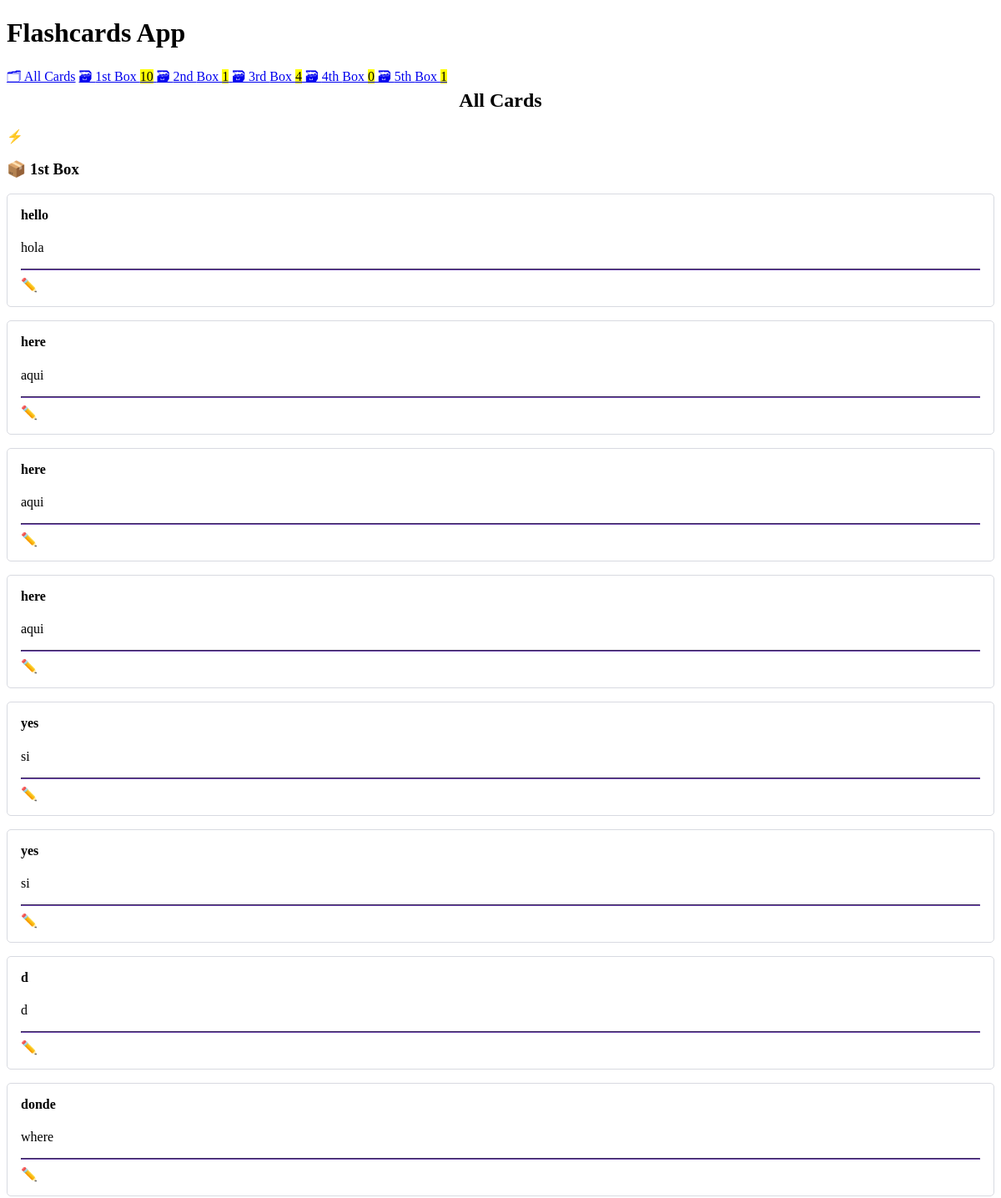
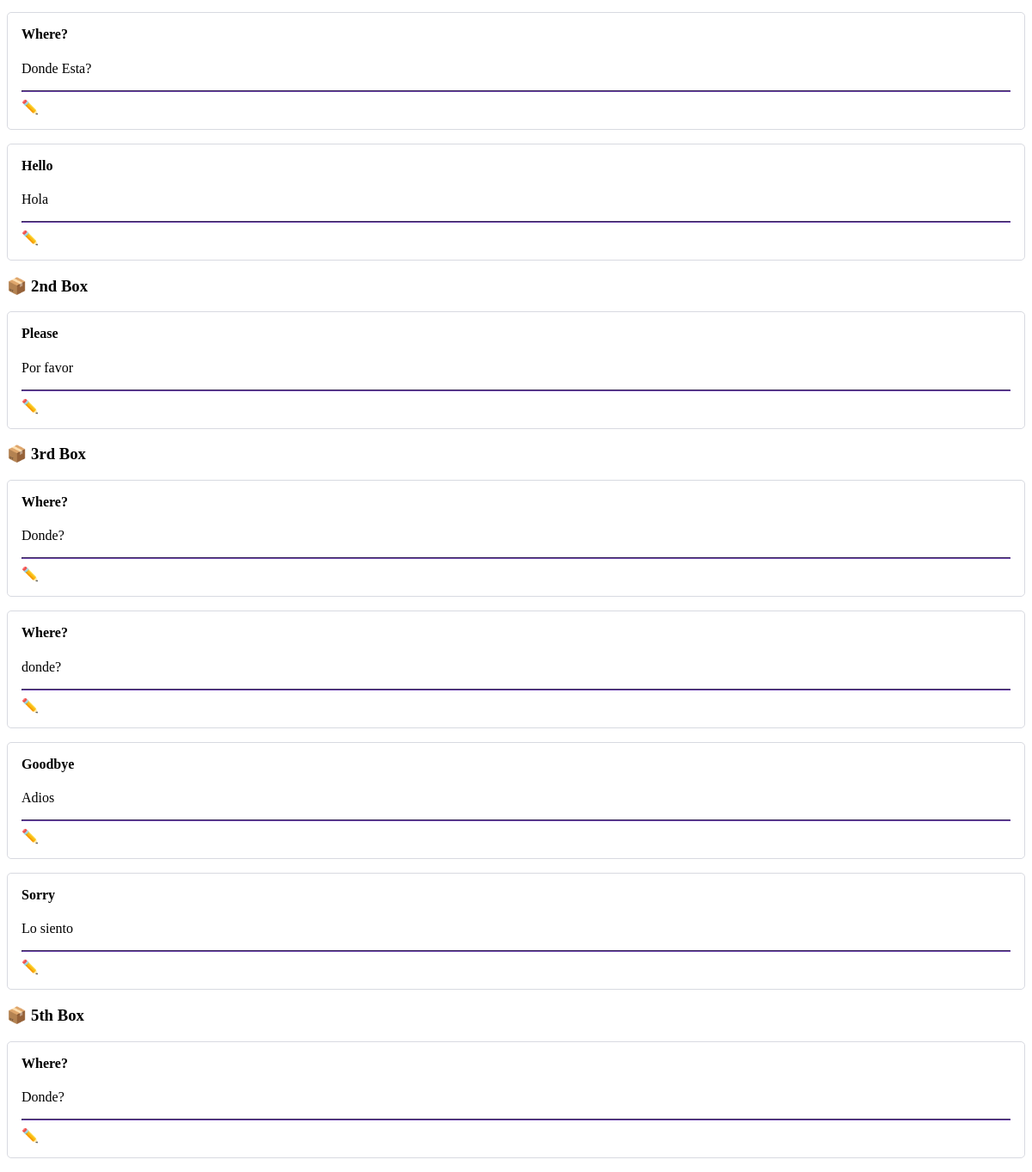
The page / on the database its author committed (2 pictures, top to bottom).
### cards/models.py (models this page shows, shortened)
class Card(models.Model):
    question = models.CharField(max_length=100) #question
    answer = models.CharField(max_length=100) #answer
    box = models.IntegerField( #box
        choices=zip(BOXES,BOXES), # ensure models.IntegerField contains a number within BOXES range
        default=BOXES[0], #by default create your flashcard in the first box
    )
    date_created = models.DateTimeField(auto_now_add=True) #automatically contains a timestamp of your card's date and time of creation

### cards/views.py (the view)
# urls.py: path("", views.CardListView.as_view(),name="card-list"),
class CardListView(ListView): # class-based view is a subclass of Django's ListView
    model = Card #Card is the model the CardListView refers to
    queryset = Card.objects.all().order_by("box", "-date_created") # get all cards and order them by box and date_created

### cards/templatetags/cards_tags.py (called while the page is built)
@register.inclusion_tag("cards/box_links.html") #tells Django that boxes_as_links is an inclustion tag
def boxes_as_links():
    boxes = [] #declare dictionary
    for box_num in BOXES:
        card_count = Card.objects.filter(box=box_num).count() #keeps track of the number of cards in the current box
        boxes.append({ # append to dictionary
            "number":box_num, #box number as key
            "card_count": card_count, #number of cards in the box
        })
    return {"boxes": boxes} # returns a dictionary with boxes data

### cards/templates/cards/card_list.html (shortened to what this page needs)
{% extends "cards/base.html" %}
{% load humanize %}
{% block content %}
    <h2>
        All Cards
    </h2>
    <a href="{% url 'card-create' %}" role="button">
        ⚡️ Create New Card
    </a>
    {% for card in card_list %}
        {% ifchanged %}
            <h3>📦 {{card.box | ordinal }} Box</h3>
        {% endifchanged %}
        {% include "cards/card.html" %}
    {% endfor %}
{% endblock content %}

### cards/templates/cards/base.html (shortened to what this page needs)
<!DOCTYPE html>
<html lang="en">
<head>
    <link rel="stylesheet" href="https://cdn.simplecss.org/simple.min.css">
</head>
<body>
    <header>
        <h1>Flashcards App</h1>
        {% include "cards/navigation.html" %}
    </header>
    <main>
        {% block content %}{% endblock content %}
    </main>
</body>
</html>

### cards/templates/cards/navigation.html
{% load cards_tags %}
<nav>
    <a href="{% url 'card-list' %}"> 🗂 All Cards</a>
    {% boxes_as_links %}
</nav>

### cards/templates/cards/box_links.html
{% load humanize %}
{% for box in boxes %}
    <a href="{% url 'box' box_num=box.number %}">
        🗃 {{ box.number | ordinal }} Box <mark> {{ box.card_count }}</mark>
    </a>
{% endfor %}

### cards/templates/cards/card.html (shortened to what this page needs)
<article>
    <h4>{{card.question}}</h4>
    {% if not check_card %}
        <p>{{card.answer}}</p>
        <hr>
        <a href="{% url 'card-update' card.id %}" role="button">
            ✏️ Edit Card
    </a>
    {% endif %}
</article>

### cards/templates/cards/base.html (style rules this page uses)
:root { --accent: #6e48ad; --accent-bg: white; --bg: #fff; --text: #212121; --text-light: #585858; --border: #d8dae1; --code: #d81b60; --preformatted: #444; }
article { background-color: var(--marked); border: 1px solid var(--border); border-radius: 5px; padding: 1em; margin: 1em 0; }
h2 { text-align: center; }
h2, h4 { margin-top: 0; }
hr { background: var(--accent); border-color: var(--accent); }
button, a[role="button"] { color: white; text-decoration: none; }

### rows shown on the page
Card: box|ordinal "1st", question "hello", answer "hola"
Card: question "here", answer "aqui"
Card: question "here", answer "aqui"
Card: question "here", answer "aqui"
Card: question "yes", answer "si"
Card: question "yes", answer "si"
Card: question "d", answer "d"
Card: question "donde", answer "where"
Card: question "Where?", answer "Donde Esta?"
Card: question "Hello", answer "Hola"
Card: box|ordinal "2nd", question "Please", answer "Por favor"
Card: box|ordinal "3rd", question "Where?", answer "Donde?"
Card: question "Where?", answer "donde?"
Card: question "Goodbye", answer "Adios"
Card: question "Sorry", answer "Lo siento"
Card: box|ordinal "5th", question "Where?", answer "Donde?"

### other values the page prints
{{ box.number | ordinal }} "1st" "2nd" "3rd" "4th" "5th"
{{ box.card_count }} "10" "1" "4" "0" "1"
